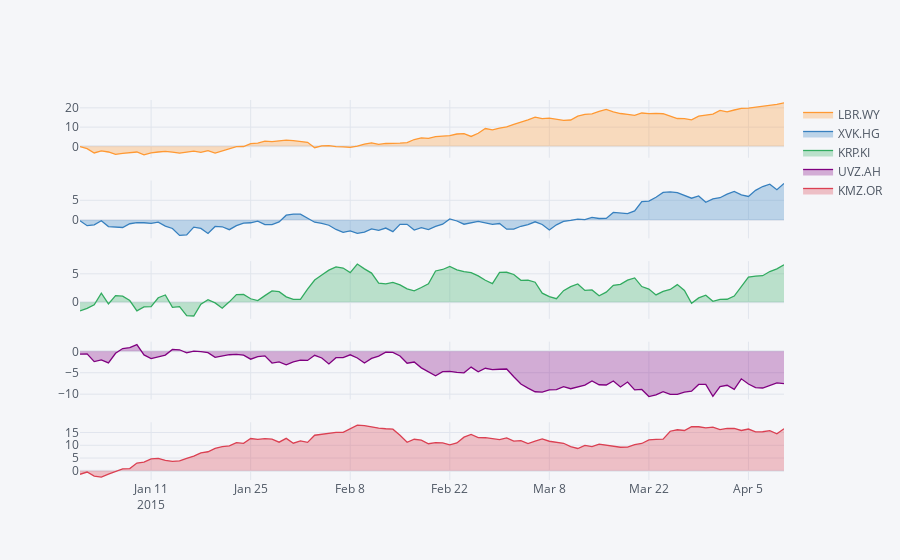

Here is the notebook cell this chart was saved with:
### Code cell
df=cf.datagen.lines(5)
fig = df.iplot(asFigure=True, subplots=True, shape=(5,1), shared_xaxes=True, fill=True)
pyo.plot(fig,filename='timeseries.html')
fig.show()
